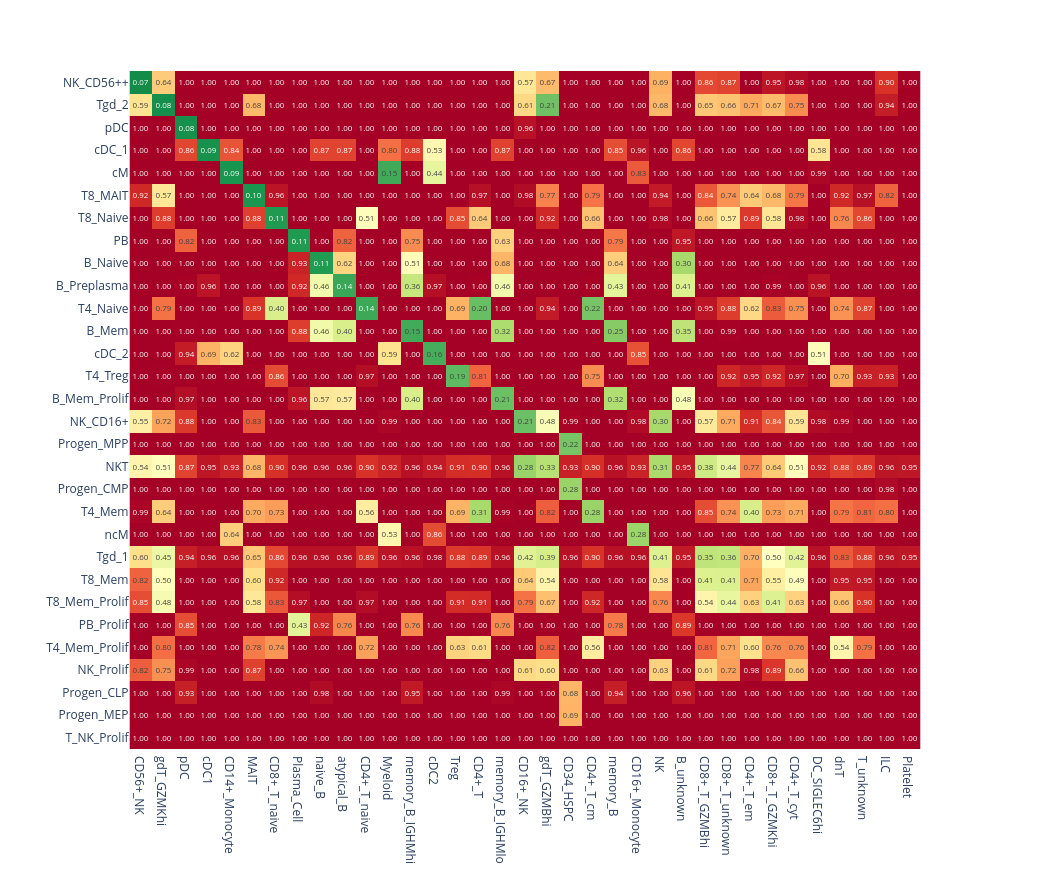

Notebook code for this chart:
### Code cell
label_distance = dataset_map.label_distance_matrix
# Sort label distance matrix that best matches are on the diagonal to aid visualization
label_distance = label_distance.loc[
    label_distance.min(axis=1).sort_values().index.tolist(),
    label_distance.min().sort_values().index.tolist(),
]

fig = plot_cluster_mapping(
    label_distance, 
    zmin=0., 
    zmax=1., 
    colormap="RdYlGn_r", 
    show=False, 
    sort_by_score=False
)
fig.update_coloraxes(showscale=False)
fig

### Figure 1 — Plotly figure (JSON) as saved in the notebook; plotly's stock layout.template omitted (floating-point values rounded to 4 significant figures; data arrays with more than 128 entries replaced by an {"elided": "..."} marker saying what was removed)
{"data": [{"coloraxis": "coloraxis", "hovertemplate": "x: %{x}<br>y: %{y}<br>color: %{z}<extra></extra>", "name": "0", "texttemplate": "%{z:.2f}", "type": "heatmap", "x": ["CD56+_NK", "gdT_GZMKhi", "pDC", "cDC1", "CD14+_Monocyte", "MAIT", "CD8+_T_naive", "Plasma_Cell", "naive_B", "atypical_B", "CD4+_T_naive", "Myeloid", "memory_B_IGHMhi", "cDC2", "Treg", "CD4+_T", "memory_B_IGHMlo", "CD16+_NK", "gdT_GZMBhi", "CD34_HSPC", "CD4+_T_cm", "memory_B", "CD16+_Monocyte", "NK", "B_unknown", "CD8+_T_GZMBhi", "CD8+_T_unknown", "CD4+_T_em", "CD8+_T_GZMKhi", "CD4+_T_cyt", "DC_SIGLEC6hi", "dnT", "T_unknown", "ILC", "Platelet"], "xaxis": "x", "y": ["NK_CD56++", "Tgd_2", "pDC", "cDC_1", "cM", "T8_MAIT", "T8_Naive", "PB", "B_Naive", "B_Preplasma", "T4_Naive", "B_Mem", "cDC_2", "T4_Treg", "B_Mem_Prolif", "NK_CD16+", "Progen_MPP", "NKT", "Progen_CMP", "T4_Mem", "ncM", "Tgd_1", "T8_Mem", "T8_Mem_Prolif", "PB_Prolif", "T4_Mem_Prolif", "NK_Prolif", "Progen_CLP", "Progen_MEP", "T_NK_Prolif"], "yaxis": "y", "z": {"elided": "30x35 float values"}}], "layout": {"autosize": false, "coloraxis": {"cmax": 1, "cmin": 0, "colorscale": [[0, "rgb(0,104,55)"], [0.1, "rgb(26,152,80)"], [0.2, "rgb(102,189,99)"], [0.3, "rgb(166,217,106)"], [0.4, "rgb(217,239,139)"], [0.5, "rgb(255,255,191)"], [0.6, "rgb(254,224,139)"], [0.7, "rgb(253,174,97)"], [0.8, "rgb(244,109,67)"], [0.9, "rgb(215,48,39)"], [1, "rgb(165,0,38)"]], "showscale": false}, "height": 875, "margin": {"t": 60}, "width": 1050, "xaxis": {"anchor": "y", "autorange": true, "constrain": "domain", "domain": [0.05562, 0.9444], "range": [-0.5, 34.5], "scaleanchor": "y", "type": "category"}, "yaxis": {"anchor": "x", "autorange": true, "constrain": "domain", "domain": [0, 1], "range": [29.5, -0.5], "type": "category"}}}
